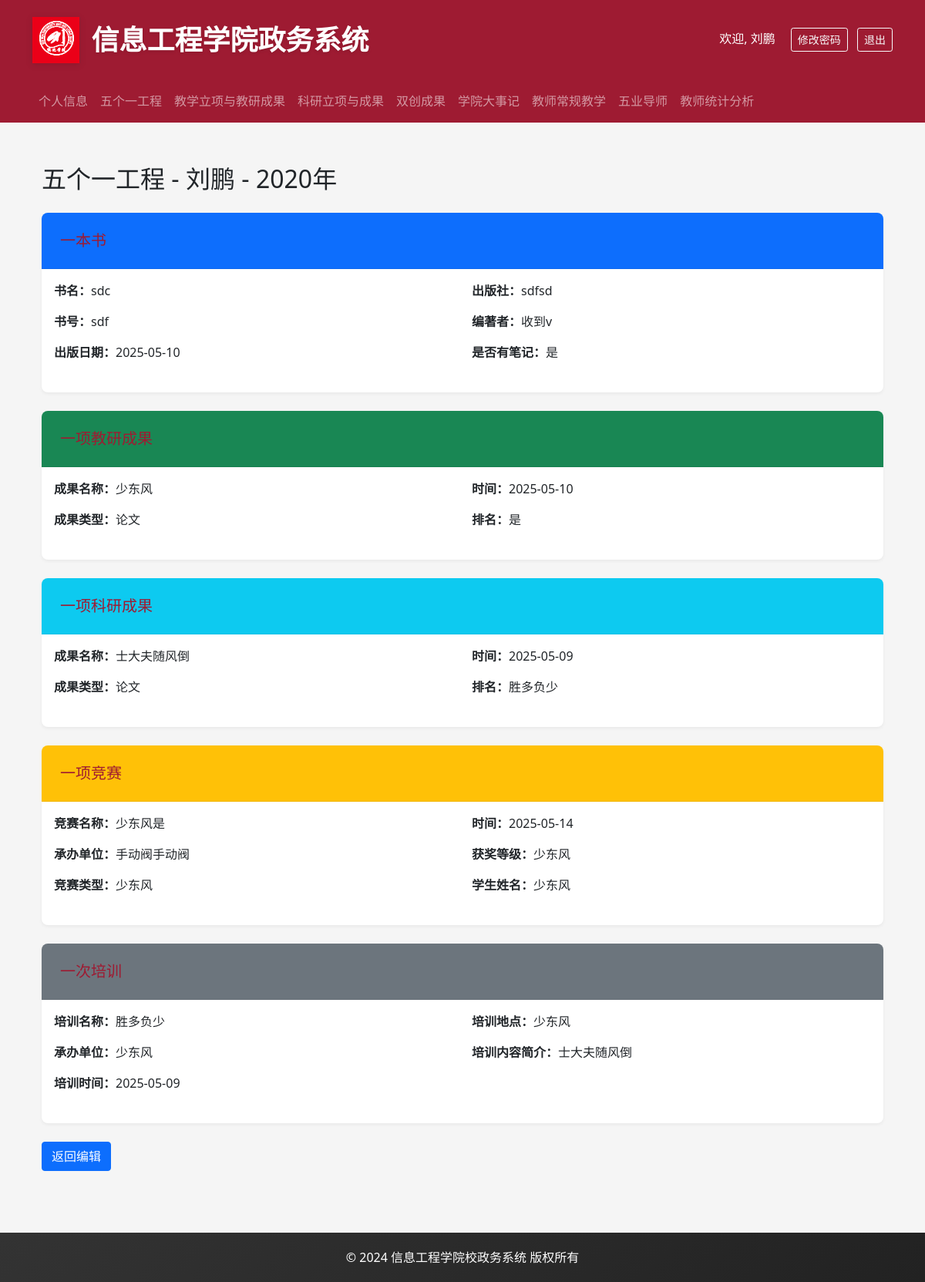
Page /view_five_one/2020 (signed in) on the committed database.
### backend/models.py (models this page shows, shortened)
class User(UserMixin, db.Model):
    __tablename__ = 'users'
    id = db.Column(db.Integer, primary_key=True)
    username = db.Column(db.String(80), unique=True, nullable=False)
    password_hash = db.Column(db.String(128))
    role = db.Column(db.String(20), nullable=False)  # admin, teacher, student
    name = db.Column(db.String(80))
    gender = db.Column(db.String(10))
    birth_date = db.Column(db.Date)
    email = db.Column(db.String(120), unique=True)
    phone = db.Column(db.String(20))
    employee_number = db.Column(db.String(20))
    ethnicity = db.Column(db.String(50))  # 民族
    id_number = db.Column(db.String(18))  # 身份证号
    political_status = db.Column(db.String(50))  # 政治面貌
    party_join_date = db.Column(db.Date)  # 入党时间
    party_branch = db.Column(db.String(100))  # 所属党支部
    hometown = db.Column(db.String(100))  # 籍贯
    address = db.Column(db.String(200))  # 家庭住址
    education_level = db.Column(db.String(50))  # 学历
    education_date = db.Column(db.Date)  # 获得学历时间
    degree = db.Column(db.String(50))  # 学位
    degree_date = db.Column(db.Date)  # 获得学位时间
    bachelor_school = db.Column(db.String(100))  # 本科毕业学校
    master_school = db.Column(db.String(100))  # 硕士毕业学校
    phd_school = db.Column(db.String(100))  # 博士毕业学校
    major = db.Column(db.String(100))  # 专业
    teaching_group = db.Column(db.String(100))  # 教研室
    is_dual_teacher = db.Column(db.String(10))  # 是否双师
    award_title = db.Column(db.String(100))  # 获得奖励称号
    talent_title = db.Column(db.String(100))  # 人才称号
    research_direction = db.Column(db.String(200))  # 研究方向
    work_start_date = db.Column(db.Date)  # 入校时间
    career_start_date = db.Column(db.Date)  # 参加工作时间
    highest_title = db.Column(db.String(50))  # 最高级职称
    highest_title_date = db.Column(db.Date)  # 获得最高级职称时间
    position = db.Column(db.String(50))  # 职务
    subject = db.Column(db.String(50))  # 学科
    department = db.Column(db.String(100))  # 所属院系
    photo_path = db.Column(db.String(200))  # 照片路径
    teaching_team = db.Column(db.String(100))  # 所属教学团队
    research_team = db.Column(db.String(100))  # 所属科研团队
    project_group = db.Column(db.String(100))  # 所属课题组
    hire_date = db.Column(db.Date)             # 入职日期

class FiveOneProject(db.Model):
    id = db.Column(db.Integer, primary_key=True)
    year = db.Column(db.Integer, nullable=False)
    teacher_id = db.Column(db.Integer, db.ForeignKey('users.id'), nullable=False)
    created_at = db.Column(db.DateTime, default=datetime.utcnow)
    updated_at = db.Column(db.DateTime, default=datetime.utcnow, onupdate=datetime.utcnow)
    teacher = db.relationship('User', backref='five_one_projects')
    book_records = db.relationship('BookRecord', backref='project', cascade='all, delete-orphan')
    teaching_records = db.relationship('TeachingRecord', backref='project', cascade='all, delete-orphan')
    research_records = db.relationship('ResearchRecord', backref='project', cascade='all, delete-orphan')
    competition_records = db.relationship('CompetitionRecord', backref='project', cascade='all, delete-orphan')
    training_records = db.relationship('TrainingRecord', backref='project', cascade='all, delete-orphan')

class BookRecord(db.Model):
    id = db.Column(db.Integer, primary_key=True)
    project_id = db.Column(db.Integer, db.ForeignKey('five_one_project.id'), nullable=False)
    book_title = db.Column(db.String(200), nullable=False)
    book_number = db.Column(db.String(50))
    publish_date = db.Column(db.Date)
    publisher = db.Column(db.String(100))
    author = db.Column(db.String(100))
    has_notes = db.Column(db.Boolean, default=False)
    created_at = db.Column(db.DateTime, default=datetime.utcnow)

class TeachingRecord(db.Model):
    id = db.Column(db.Integer, primary_key=True)
    project_id = db.Column(db.Integer, db.ForeignKey('five_one_project.id'), nullable=False)
    achievement_name = db.Column(db.String(200), nullable=False)
    achievement_type = db.Column(db.String(50))
    achievement_date = db.Column(db.Date)
    achievement_ranking = db.Column(db.String(50))
    created_at = db.Column(db.DateTime, default=datetime.utcnow)

class ResearchRecord(db.Model):
    id = db.Column(db.Integer, primary_key=True)
    project_id = db.Column(db.Integer, db.ForeignKey('five_one_project.id'), nullable=False)
    achievement_name = db.Column(db.String(200), nullable=False)
    research_type = db.Column(db.String(50))
    research_date = db.Column(db.Date)
    research_ranking = db.Column(db.String(50))
    created_at = db.Column(db.DateTime, default=datetime.utcnow)

class CompetitionRecord(db.Model):
    id = db.Column(db.Integer, primary_key=True)
    project_id = db.Column(db.Integer, db.ForeignKey('five_one_project.id'), nullable=False)
    competition_name = db.Column(db.String(200), nullable=False)
    competition_organizer = db.Column(db.String(100))
    competition_type = db.Column(db.String(50))
    competition_date = db.Column(db.Date)
    award_level = db.Column(db.String(50))
    student_names = db.Column(db.String(200))
    created_at = db.Column(db.DateTime, default=datetime.utcnow)

class TrainingRecord(db.Model):
    id = db.Column(db.Integer, primary_key=True)
    project_id = db.Column(db.Integer, db.ForeignKey('five_one_project.id'), nullable=False)
    training_name = db.Column(db.String(200), nullable=False)
    training_organizer = db.Column(db.String(100))
    training_date = db.Column(db.Date)
    training_location = db.Column(db.String(100))
    training_description = db.Column(db.Text)
    created_at = db.Column(db.DateTime, default=datetime.utcnow)

### backend/app.py (the view, shortened to what this page needs)
@app.route('/view_five_one')
@app.route('/view_five_one/<int:year>')
@login_required
def view_five_one(year):
    try:
        if not year:
            year = datetime.now().year
        teacher_id = request.args.get('teacher_id',type=int)
        year = int(year)
        record = FiveOneProject.query.filter_by(year=year,teacher_id=current_user.id).first()
        if not record:
            teacher_name = User.query.get(teacher_id).name if teacher_id else current_user.name
            flash(f'{teacher_name}还未编辑{year}年信息', 'info')
            return redirect(url_for('five_one'))
        return render_template('view_five_one.html', record=record)
    except Exception as e:
        flash(f'获取数据时发生错误：{str(e)}', 'error')
        return redirect(url_for('five_one'))

### backend/app.py (called while the page is built)
@login_manager.user_loader
def load_user(user_id):
    return User.query.get(int(user_id))

def can_view_all_five_one():
    special_users = ['张艳鹏', '王鹏']
    return current_user.name in special_users

### frontend/templates/view_five_one.html (shortened to what this page needs)
{% extends "base.html" %}
{% block content %}
<div class="container mt-4">
    <h2 class="mb-4">五个一工程 - {{record.teacher.name}} - {{record.year}}年</h2>
    <div class="card mb-4">
        <div class="card-header bg-primary text-white">
            <h5 class="card-title mb-0">一本书</h5>
        </div>
        <div class="card-body">
            {% for book in record.book_records %}
            <div class="row mb-2">
                <div class="col-md-6">
                    <p><strong>书名：</strong>{{ book.book_title }}</p>
                    <p><strong>书号：</strong>{{ book.book_number }}</p>
                    <p><strong>出版日期：</strong>{{ book.publish_date }}</p>
                </div>
                <div class="col-md-6">
                    <p><strong>出版社：</strong>{{ book.publisher }}</p>
                    <p><strong>编著者：</strong>{{ book.author }}</p>
                    <p><strong>是否有笔记：</strong>{{ '是' if book.has_notes else '否' }}</p>
                </div>
            </div>
            {% else %}
            <p class="text-muted">暂无记录</p>
            {% endfor %}
        </div>
    </div>
    <div class="card mb-4">
        <div class="card-header bg-success text-white">
            <h5 class="card-title mb-0">一项教研成果</h5>
        </div>
        <div class="card-body">
            {% for t in record.teaching_records %}
            <div class="row mb-2">
                <div class="col-md-6">
                    <p><strong>成果名称：</strong>{{ t.achievement_name }}</p>
                    <p><strong>成果类型：</strong>{{ t.achievement_type }}</p>
                </div>
                <div class="col-md-6">
                    <p><strong>时间：</strong>{{ t.achievement_date }}</p>
                    <p><strong>排名：</strong>{{ t.achievement_ranking }}</p>
                </div>
            </div>
            {% else %}
            <p class="text-muted">暂无记录</p>
            {% endfor %}
        </div>
    </div>
    <div class="card mb-4">
        <div class="card-header bg-info text-white">
            <h5 class="card-title mb-0">一项科研成果</h5>
        </div>
        <div class="card-body">
            {% for r in record.research_records %}
            <div class="row mb-2">
                <div class="col-md-6">
                    <p><strong>成果名称：</strong>{{ r.achievement_name }}</p>
                    <p><strong>成果类型：</strong>{{ r.research_type }}</p>
                </div>
                <div class="col-md-6">
                    <p><strong>时间：</strong>{{ r.research_date }}</p>
                    <p><strong>排名：</strong>{{ r.research_ranking }}</p>
                </div>
            </div>
            {% else %}
            <p class="text-muted">暂无记录</p>
            {% endfor %}
        </div>
    </div>
    <div class="card mb-4">
        <div class="card-header bg-warning text-dark">
            <h5 class="card-title mb-0">一项竞赛</h5>
        </div>
        <div class="card-body">
            {% for c in record.competition_records %}
            <div class="row mb-2">
                <div class="col-md-6">
                    <p><strong>竞赛名称：</strong>{{ c.competition_name }}</p>
                    <p><strong>承办单位：</strong>{{ c.competition_organizer }}</p>
                    <p><strong>竞赛类型：</strong>{{ c.competition_type }}</p>
                </div>
                <div class="col-md-6">
                    <p><strong>时间：</strong>{{ c.competition_date }}</p>
                    <p><strong>获奖等级：</strong>{{ c.award_level }}</p>
                    <p><strong>学生姓名：</strong>{{ c.student_names }}</p>
                </div>
            </div>
            {% else %}
            <p class="text-muted">暂无记录</p>
            {% endfor %}
        </div>
    </div>
    <div class="card mb-4">
        <div class="card-header bg-secondary text-white">
            <h5 class="card-title mb-0">一次培训</h5>
        </div>
        <div class="card-body">
            {% for t in record.training_records %}
            <div class="row mb-2">
                <div class="col-md-6">
                    <p><strong>培训名称：</strong>{{ t.training_name }}</p>
                    <p><strong>承办单位：</strong>{{ t.training_organizer }}</p>
                    <p><strong>培训时间：</strong>{{ t.training_date }}</p>
                </div>
                <div class="col-md-6">
                    <p><strong>培训地点：</strong>{{ t.training_location }}</p>
                    <p><strong>培训内容简介：</strong>{{ t.training_description }}</p>
                </div>
            </div>
            {% else %}
            <p class="text-muted">暂无记录</p>
            {% endfor %}
        </div>
    </div>
    <div class="mt-4">
        <a href="{{ url_for('five_one') }}" class="btn btn-primary">返回编辑</a>
    </div>
</div>
{% endblock %}

### frontend/templates/base.html (shortened to what this page needs)
<!DOCTYPE html>
<html lang="zh">
<head>
    <link href="https://cdn.jsdelivr.net/npm/bootstrap@5.1.3/dist/css/bootstrap.min.css" rel="stylesheet">
    <link rel="stylesheet" href="https://cdn.jsdelivr.net/npm/bootstrap-icons@1.8.1/font/bootstrap-icons.css">
</head>
<body>
    <header class="header">
        <div class="container">
            <div class="d-flex align-items-center justify-content-between">
                <div class="d-flex align-items-center">
                    <img src="{{ url_for('static', filename='logo.png') }}" alt="信息工程学院" class="logo me-3">
                    <h1>信息工程学院政务系统</h1>
                </div>
                {% if current_user.is_authenticated %}
                <div>
                    <span class="text-white me-3">欢迎, {{ current_user.name }}</span>
                    <button class="btn btn-outline-light btn-sm me-2" data-bs-toggle="modal" data-bs-target="#changePasswordModal">
                        修改密码
                    </button>
                    <a href="{{ url_for('logout') }}" class="btn btn-outline-light btn-sm">退出</a>
                </div>
                {% endif %}
            </div>
        </div>
    </header>
    {% if current_user.is_authenticated %}
    <nav class="navbar navbar-expand-lg navbar-dark bg-danger">
        <div class="container">
            <div class="collapse navbar-collapse" id="navbarNav">
                <ul class="navbar-nav me-auto">
                    <li class="nav-item">
                        <a class="nav-link {% if request.endpoint == 'profile' %}active{% endif %}" href="{{ url_for('profile') }}">个人信息</a>
                    </li>
                    <li class="nav-item">
                        <a class="nav-link {% if request.endpoint == 'five_one' %}active{% endif %}" href="{{ url_for('five_one') }}">五个一工程</a>
                    </li>
                    <li class="nav-item">
                        <a class="nav-link {% if request.endpoint == 'teaching_research' %}active{% endif %}" href="{{ url_for('teaching_research') }}">教学立项与教研成果</a>
                    </li>
                    <li class="nav-item">
                        <a class="nav-link {% if request.endpoint == 'scientific_research' %}active{% endif %}" href="{{ url_for('scientific_research') }}">科研立项与成果</a>
                    </li>
                    <li class="nav-item">
                        <a class="nav-link {% if request.endpoint == 'innovation_achievements' %}active{% endif %}" href="{{ url_for('innovation_achievements') }}">双创成果</a>
                    </li>
                    <li class="nav-item">
                        <a class="nav-link {% if request.endpoint == 'college_events' %}active{% endif %}" href="{{ url_for('college_events') }}">学院大事记</a>
                    </li>
                    <li class="nav-item">
                        <a class="nav-link {% if request.endpoint == 'teacher_teaching' %}active{% endif %}" href="{{ url_for('teacher_teaching') }}">教师常规教学</a>
                    </li>
                    <li class="nav-item">
                        <a class="nav-link {% if request.endpoint == 'five_one_mentor' %}active{% endif %}" href="{{ url_for('five_one_mentor') }}">五业导师</a>
                    </li>
                    <li class="nav-item">
                        <a class="nav-link {% if request.endpoint == 'teacher_statistics' %}active{% endif %}" href="{{ url_for('teacher_statistics') }}">教师统计分析</a>
                    </li>
                </ul>
            </div>
        </div>
    </nav>
    {% endif %}
    <div class="content-wrapper">
        <div class="container">
            {% block content %}{% endblock %}
        </div>
    </div>
    <footer class="footer">
        <div class="container text-center">
            <p class="mb-0">© 2024 信息工程学院校政务系统 版权所有</p>
        </div>
    </footer>
</body>
</html>

### frontend/templates/base.html (style rules this page uses)
:root { --primary-color: #9e1b32; --secondary-color: #f8f9fa; --accent-color: #9e1b32; --text-color: #333; }
body { background-color: #f5f5f5; }
.header { background: var(--primary-color); padding: 20px 0; box-shadow: 0 2px 4px rgba(0,0,0,0.1); }
.navbar { background-color: var(--primary-color) !important; }
.header .logo { height: 60px; filter: drop-shadow(0 2px 4px rgba(0,0,0,0.1)); }
.header h1 { color: white; font-size: 36px; margin: 0; padding: 10px 0; text-shadow: 0 2px 4px rgba(0,0,0,0.1); font-weight: 600; }
.content-wrapper { min-height: calc(100vh - 300px); padding: 30px 0; }
.card { border: none; box-shadow: 0 2px 4px rgba(0,0,0,0.05); transition: transform 0.3s ease, box-shadow 0.3s ease; background-color: white; border-radius: 8px; overflow: hidden; }
.card-header { background-color: white; border-bottom: 1px solid rgba(0,0,0,0.05); padding: 1.5rem; }
.card-title { color: var(--primary-color); margin-bottom: 0; }
.footer { background: linear-gradient(135deg, #333 0%, #222 100%); color: white; padding: 20px 0; margin-top: 50px; }

### rows in the picture
User: name "刘鹏", teacher.name "刘鹏"
FiveOneProject: year "2020"
BookRecord: book_title "sdc", book_number "sdf", publish_date "2025-05-10", publisher "sdfsd", author "收到v", has_notes "是"
TeachingRecord: achievement_name "少东风", achievement_type "论文", achievement_date "2025-05-10", achievement_ranking "是"
ResearchRecord: achievement_name "士大夫随风倒", research_type "论文", research_date "2025-05-09", research_ranking "胜多负少"
CompetitionRecord: competition_name "少东风是", competition_organizer "手动阀手动阀", competition_type "少东风", competition_date "2025-05-14", award_level "少东风", student_names "少东风"
TrainingRecord: training_name "胜多负少", training_organizer "少东风", training_date "2025-05-09", training_location "少东风", training_description "士大夫随风倒"
